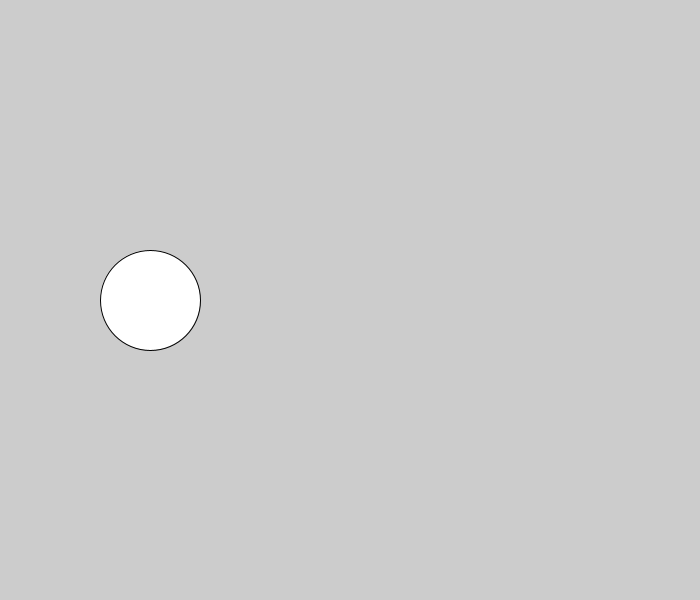
Frame 1 (no input)
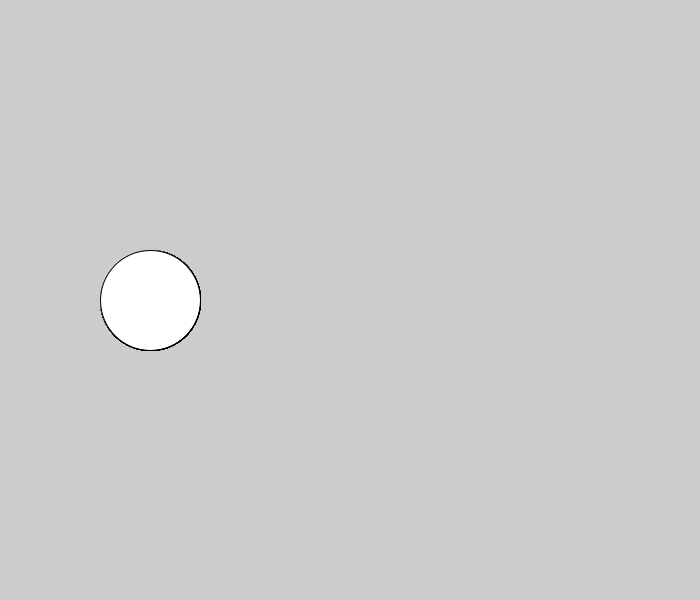
Frame 60 (the mouse pressed at the canvas centre just before this capture)
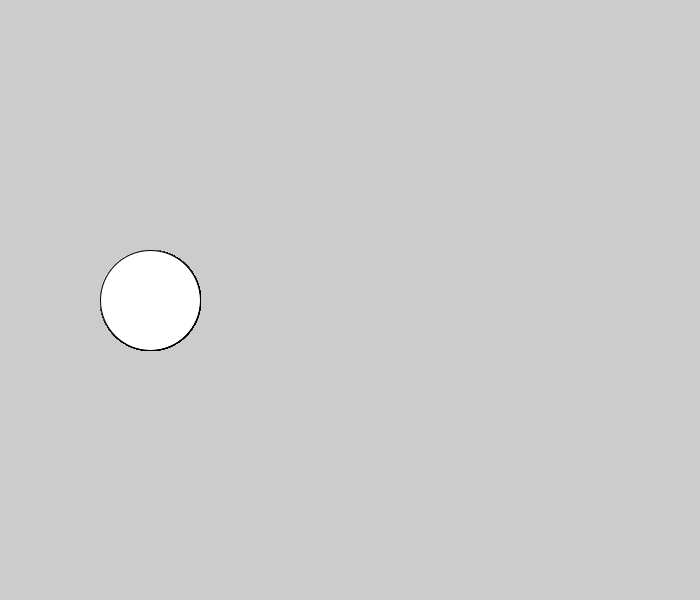
Frame 120 (the mouse held since frame 60 and released just before this capture)

The Processing sketch that drew these frames (run headless with seeded random() and noise(); from frame 60 on, the mouse is pressed at the canvas centre):

// Processing sketch: radius
// ── radius.pde
int x = 150;
int y = 300;
int r = 50;

void setup(){
  size(700, 600);
}

void draw(){
  ellipse(x, y, 2*r, 2*r);
}  
